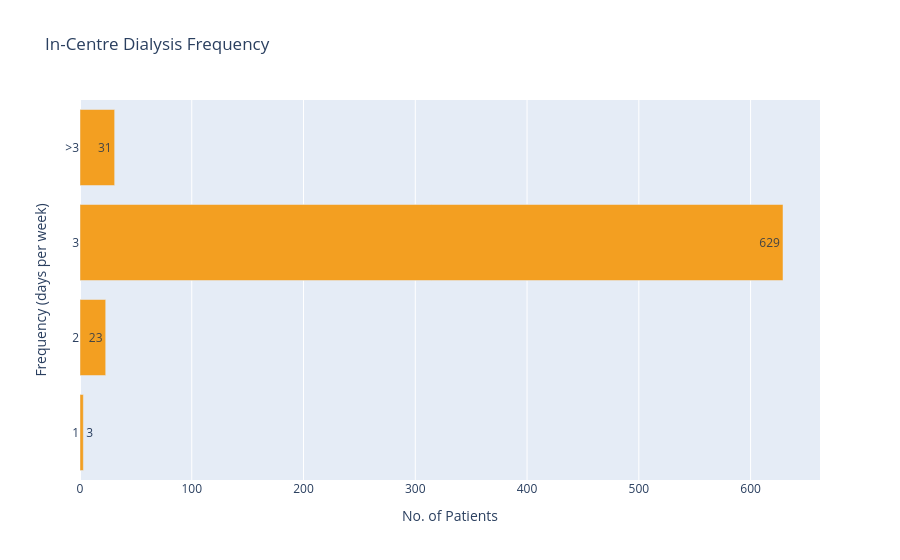

Notebook cell for this chart:
### Code cell
#satunit = "9RNJ00"
satunit = "all"

display(Markdown(dialysis_descriptions["INCENTRE_DIALYSIS_FREQ"]))
freq_fig = px.bar(
    x=dialysis_stats.units[satunit].incentre_dialysis_frequency.data.y,
    y=dialysis_stats.units[satunit].incentre_dialysis_frequency.data.x,
    title=dialysis_stats.units[satunit].incentre_dialysis_frequency.metadata.title,
    labels={
        "x": dialysis_stats.units[satunit].incentre_dialysis_frequency.metadata.axis_titles.y,
        "y": dialysis_stats.units[satunit].incentre_dialysis_frequency.metadata.axis_titles.x,
    },
    orientation="h",
    color_discrete_sequence=["rgb(243,159,33)"],
    text_auto=True,
)

freq_fig.show("png")

### Figure 1 — Plotly figure (JSON) as saved in the notebook; plotly's stock layout.template omitted (floating-point values rounded to 4 significant figures)
{"data": [{"alignmentgroup": "True", "hovertemplate": "No. of Patients=%{x}<br>Frequency (days per week)=%{y}<extra></extra>", "legendgroup": "", "marker": {"color": "rgb(243,159,33)", "pattern": {"shape": ""}}, "name": "", "offsetgroup": "", "orientation": "h", "showlegend": false, "textposition": "auto", "texttemplate": "%{x}", "type": "bar", "x": [3, 23, 629, 31], "xaxis": "x", "y": ["1", "2", "3", ">3"], "yaxis": "y"}], "layout": {"barmode": "relative", "legend": {"tracegroupgap": 0}, "title": {"text": "In-Centre Dialysis Frequency"}, "xaxis": {"anchor": "y", "domain": [0, 1], "title": {"text": "No. of Patients"}}, "yaxis": {"anchor": "x", "domain": [0, 1], "title": {"text": "Frequency (days per week)"}}}}
